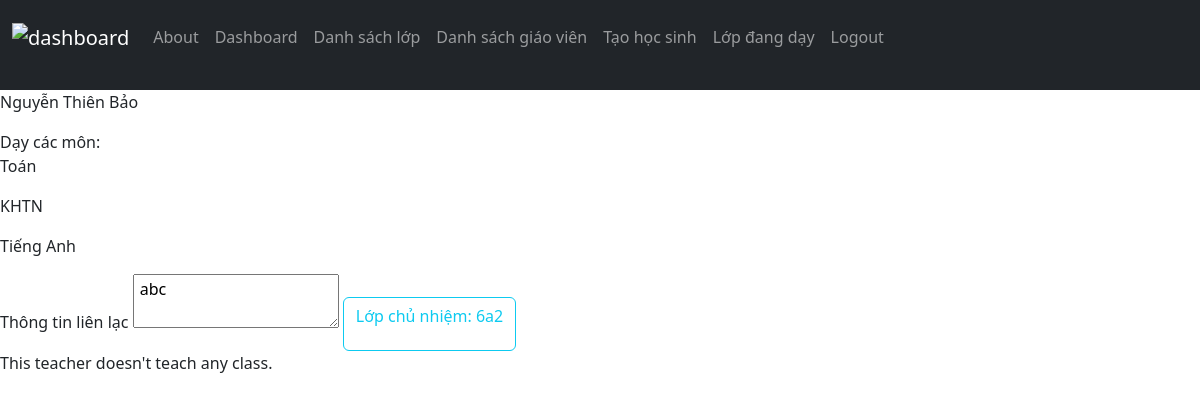
/teacher/2 (signed in), run on an earlier commit of the app's database.
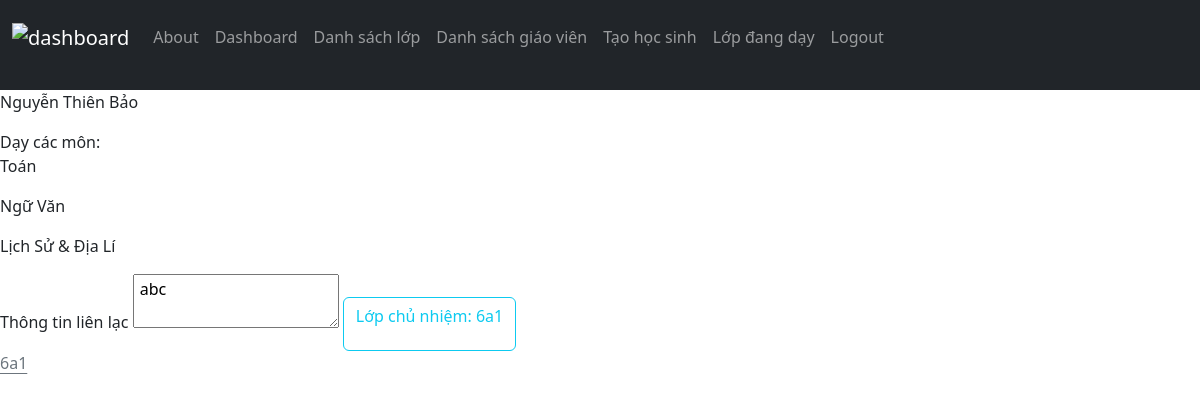
And on a later commit of the database.
### Du_An/models.py (models this page shows, shortened)
class Subject(models.Model):
    name = models.CharField(max_length=150, unique=True)

class Teacher(User):
    full_name = models.CharField(max_length=200, unique=False)
    subject = models.ManyToManyField(Subject, related_name="teachers")
    contact_information = models.TextField(default="")
    def get_teaching_classes(self):
        teaching_classes = [ subject_class.classroom.classroom for subject_class in self.teaching_classes.all() ]
        teaching_classes = set(teaching_classes) #*Remove duplicates
        return [{"classroom": classroom, "profile": classroom.get_profile()} for classroom in teaching_classes]

class ClassYearProfile(models.Model):
    classroom = models.ForeignKey(Class, on_delete=models.CASCADE, related_name="profiles") #-W profile with 's'
    year = models.PositiveSmallIntegerField(blank=False, default=date.today().year)
    form_teacher = models.OneToOneField(Teacher, on_delete=models.CASCADE, null=True, blank=True, default=None, related_name="form_class")

class Class(models.Model):
    name = models.CharField(max_length=3, unique=True)
    def get_profile(self, year: int =this_year):
        try:
            return self.profiles.get(year=year)
        except ClassYearProfile.DoesNotExist:
            return None

### Du_An/views.py (the view)
# urls.py: path("teacher/<int:teacher_id>", views.view_teacher, name="view_teacher"),
@login_required(login_url="login")
def view_teacher(request, teacher_id):
    if request.method != "GET":
        return HttpResponseNotAllowed("method not allowed")
    try:
        teacher = Teacher.objects.get(pk=teacher_id)
        return render(request, "Du_An/teacher.html", {
            "teacher": teacher
        })
    except Teacher.DoesNotExist:
        return render_error(request, error="Not found",
                            error_message="Doesn't found any teacher with this id") #* Add error_image (a path to a image in static) if wish.

### Du_An/templates/Du_An/teacher.html (shortened to what this page needs)
{% extends 'Du_An/layout.html' %}
{% load static %}
{% block style %}
    <link href="{% static 'Du_An/css/profile.css' %}" rel="stylesheet">
{% endblock %}
{% block body %}
    <div class="teacher">
        <div class="teacherInfo">
            <div class="basicInfo">
                <p class="teacherName"> {{ teacher.full_name }}</p>
                <div class="teacherSubject">
                    Dạy các môn:
                    {% for subject in teacher.subject.all %}
                        <p> {{ subject.name }} </p>
                    {% endfor %}
                </div>
                <label for="contactInfo" class="form-label">Thông tin liên lạc</label>
                <textarea class="teacherContactInfo" class="form-control" id="contactInfo" readonly> {{ teacher.contact_information }}</textarea>
                {% if teacher.form_class %}
                    <a class="btn btn-outline-info" href="{% url 'view_class' teacher.form_class.classroom.id %}"><p class="teacherFormClass">Lớp chủ nhiệm: {{ teacher.form_class.classroom.name }} </p></a>
                {% else %}
                    <h3>Chưa có lớp chủ nhiệm</h3>
                {% endif %}
                <div class="teacherTeachingClass">
                    {% for classroom in teacher.get_teaching_classes %}
                        <a class="link-secondary link-offset-2 link-opacity-75-hover" href="{% url 'view_class' classroom.classroom.id %}"> {{ classroom.classroom.name }}</a>
                    {% empty %}
                    This teacher doesn't teach any class.
                    {% endfor %}
                </div>
            </div>
        </div>
    </div>
{% endblock %}

What changed in the data, as far as the page shows it:
no longer on this page (row edited): Subject: name "Tiếng Anh"
changed through a linked row, Teacher "Nguyễn Thiên Bảo": form_class.classroom.name "6a2" → "6a1"
changed Subject: name "KHTN" → "Ngữ Văn"
now on this page (row unchanged): Subject: name "Lịch Sử & Địa Lí"
added Class: classroom.name "6a1"
Also different on the page:
text no longer shown: "This teacher doesn't teach any class."
